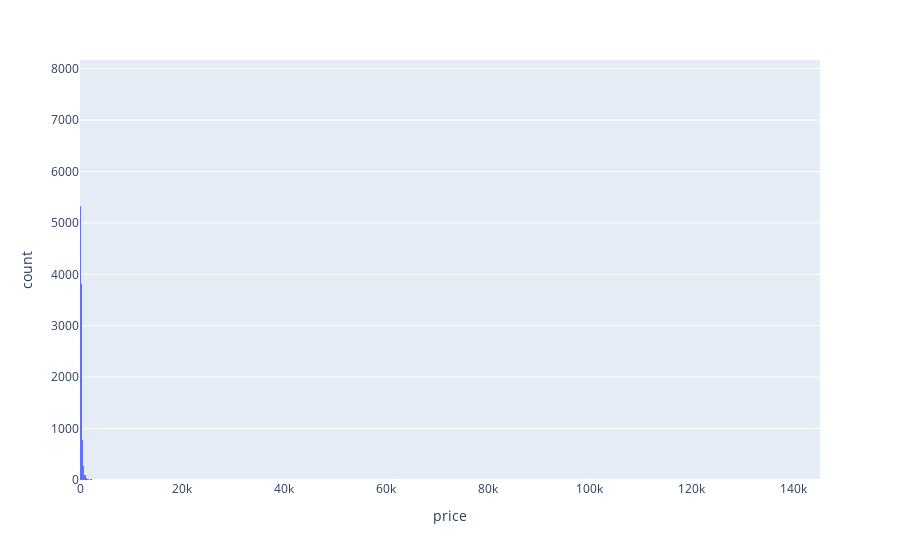

The notebook cell saved with this chart:
### Code cell
# visualise the rental price from airbnb (in Melbourne)
import plotly.express as px
px.histogram(df_airbnb, x="price")

### Figure 1 — Plotly figure (JSON) as saved in the notebook; plotly's stock layout.template omitted (floating-point values rounded to 4 significant figures; data arrays with more than 128 entries replaced by an {"elided": "..."} marker saying what was removed)
{"data": [{"alignmentgroup": "True", "bingroup": "x", "hovertemplate": "price=%{x}<br>count=%{y}<extra></extra>", "legendgroup": "", "marker": {"color": "#636efa", "pattern": {"shape": ""}}, "name": "", "offsetgroup": "", "orientation": "v", "showlegend": false, "type": "histogram", "x": {"elided": "20768 int values"}, "xaxis": "x", "yaxis": "y"}], "layout": {"barmode": "relative", "legend": {"tracegroupgap": 0}, "margin": {"t": 60}, "xaxis": {"anchor": "y", "domain": [0, 1], "title": {"text": "price"}}, "yaxis": {"anchor": "x", "domain": [0, 1], "title": {"text": "count"}}}}
